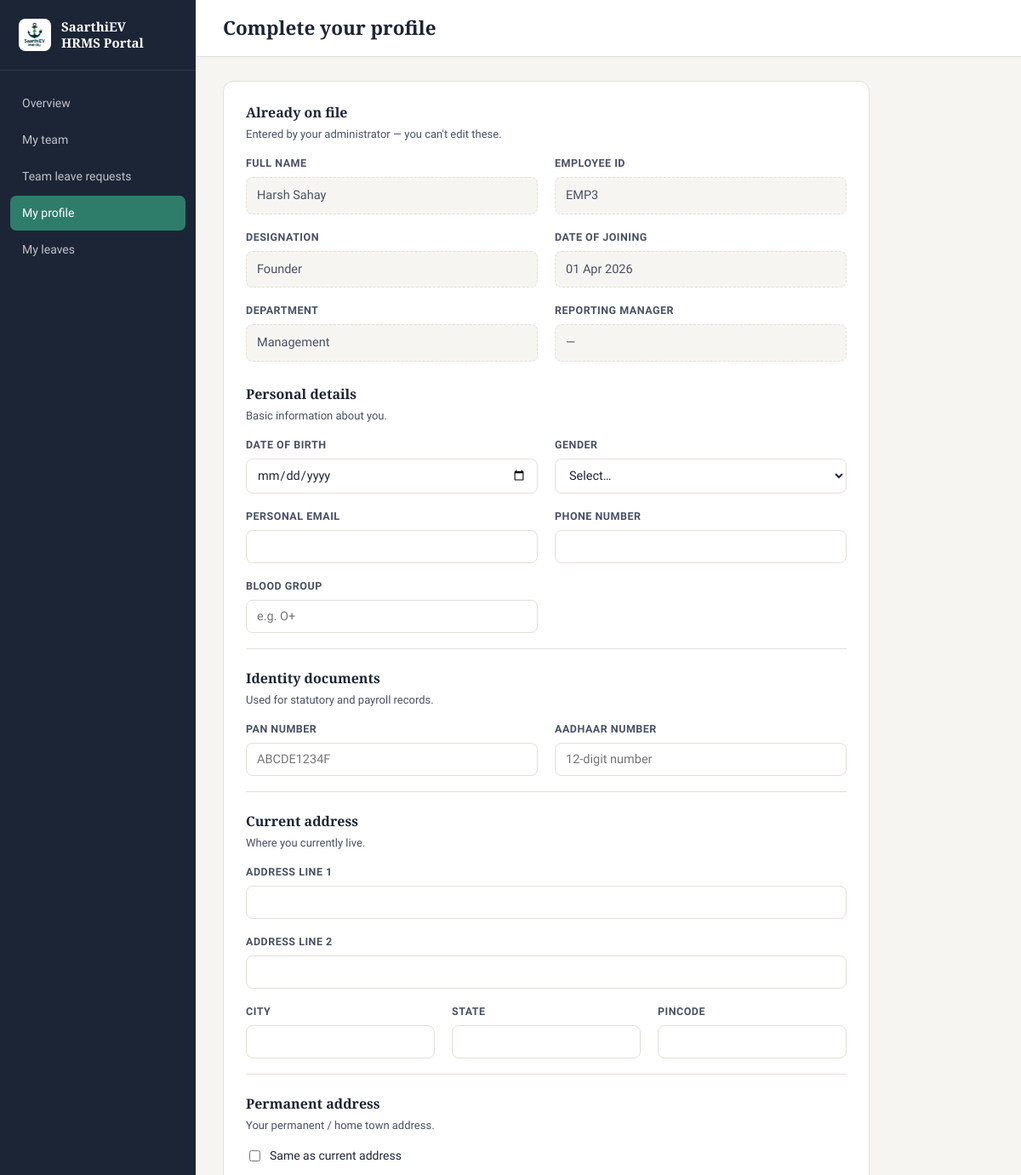
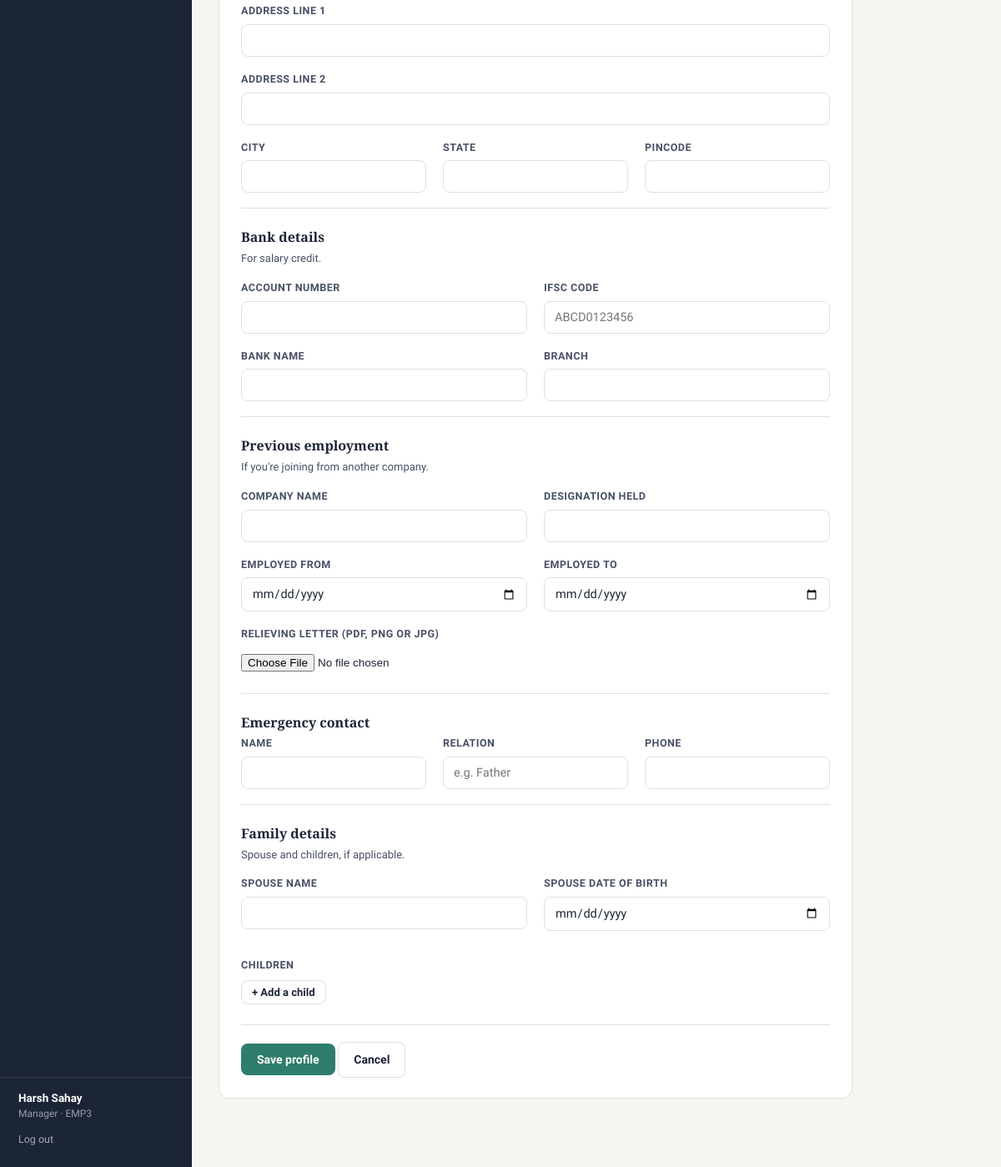
Screenshot of /employee/profile/edit (signed in) with the database file from the repository (2 pictures, top to bottom).
### models.py (models this page shows, shortened)
class EmployeeProfile(db.Model):
    id = db.Column(db.Integer, primary_key=True)
    user_id = db.Column(db.Integer, db.ForeignKey("user.id"), nullable=False, unique=True)
    full_name = db.Column(db.String(150), nullable=False)
    designation = db.Column(db.String(100))
    department = db.Column(db.String(100))
    date_of_joining = db.Column(db.Date)
    reporting_manager_id = db.Column(db.Integer, db.ForeignKey("user.id"), nullable=True)
    date_of_birth = db.Column(db.Date)
    gender = db.Column(db.String(20))
    personal_email = db.Column(db.String(120))
    phone_number = db.Column(db.String(20))
    blood_group = db.Column(db.String(10))
    pan_number = db.Column(db.String(20))
    aadhaar_number = db.Column(db.String(20))
    current_address_line1 = db.Column(db.String(200))
    current_address_line2 = db.Column(db.String(200))
    current_city = db.Column(db.String(100))
    current_state = db.Column(db.String(100))
    current_pincode = db.Column(db.String(10))
    permanent_address_line1 = db.Column(db.String(200))
    permanent_address_line2 = db.Column(db.String(200))
    permanent_city = db.Column(db.String(100))
    permanent_state = db.Column(db.String(100))
    permanent_pincode = db.Column(db.String(10))
    same_as_current = db.Column(db.Boolean, default=False)
    bank_account_number = db.Column(db.String(40))
    bank_ifsc_code = db.Column(db.String(20))
    bank_name = db.Column(db.String(100))
    bank_branch = db.Column(db.String(100))
    previous_company_name = db.Column(db.String(150))
    previous_designation = db.Column(db.String(100))
    previous_employment_from = db.Column(db.Date)
    previous_employment_to = db.Column(db.Date)
    relieving_letter_filename = db.Column(db.String(255))
    emergency_contact_name = db.Column(db.String(150))
    emergency_contact_relation = db.Column(db.String(50))
    emergency_contact_phone = db.Column(db.String(20))
    spouse_name = db.Column(db.String(150))
    spouse_dob = db.Column(db.Date)
    profile_completed = db.Column(db.Boolean, default=False)
    updated_at = db.Column(db.DateTime, default=datetime.utcnow, onupdate=datetime.utcnow)
    reporting_manager = db.relationship("User", foreign_keys=[reporting_manager_id])
    children = db.relationship("Child", backref="profile", cascade="all, delete-orphan")

class User(db.Model, UserMixin):
    id = db.Column(db.Integer, primary_key=True)
    employee_code = db.Column(db.String(20), unique=True, nullable=False)  # e.g. EMP1001
    password_hash = db.Column(db.String(255), nullable=False)
    role = db.Column(db.String(20), nullable=False, default="employee")  # admin / manager / employee
    must_change_password = db.Column(db.Boolean, default=True)
    is_active = db.Column(db.Boolean, nullable=False, default=True)
    created_at = db.Column(db.DateTime, default=datetime.utcnow)
    profile = db.relationship("EmployeeProfile", backref="user", uselist=False,
                               cascade="all, delete-orphan",
                               foreign_keys="EmployeeProfile.user_id")

### routes.py (the view, shortened to what this page needs)
    @app.route("/employee/profile/edit", methods=["GET", "POST"])
    @role_required("employee", "manager")
    def employee_edit_profile():
        profile = current_user.profile
        return render_template("employee/edit_profile.html", profile=profile, form=None)

### templates/employee/edit_profile.html (shortened to what this page needs)
{% extends "base.html" %}
{% block page_title %}Complete your profile{% endblock %}
{% block content %}
<div class="card" style="max-width: 760px;">
  <div class="section-title">Already on file</div>
  <div class="section-sub">Entered by your administrator — you can't edit these.</div>
  <div class="grid-2" style="margin-bottom: 8px;">
    <div class="field"><label>Full name</label><div class="locked-field">{{ profile.full_name }}</div></div>
    <div class="field"><label>Employee ID</label><div class="locked-field">{{ current_user.employee_code }}</div></div>
    <div class="field"><label>Designation</label><div class="locked-field">{{ profile.designation or '—' }}</div></div>
    <div class="field"><label>Date of joining</label><div class="locked-field">{{ profile.date_of_joining.strftime('%d %b %Y') if profile.date_of_joining else '—' }}</div></div>
    <div class="field"><label>Department</label><div class="locked-field">{{ profile.department or '—' }}</div></div>
    <div class="field"><label>Reporting manager</label><div class="locked-field">{{ profile.reporting_manager.profile.full_name if profile.reporting_manager else '—' }}</div></div>
  </div>
  <form method="POST" enctype="multipart/form-data">
    <div class="section-title">Personal details</div>
    <div class="section-sub">Basic information about you.</div>
    <div class="grid-2">
      <div class="field">
        <label for="date_of_birth">Date of birth</label>
        <input type="date" id="date_of_birth" name="date_of_birth"
               value="{{ profile.date_of_birth.isoformat() if profile.date_of_birth else '' }}">
      </div>
      <div class="field">
        <label for="gender">Gender</label>
        <select id="gender" name="gender">
          <option value="">Select…</option>
        </select>
      </div>
      <div class="field">
        <label for="personal_email">Personal email</label>
        <input type="email" id="personal_email" name="personal_email" value="{{ profile.personal_email or '' }}">
      </div>
      <div class="field">
        <label for="phone_number">Phone number</label>
        <input type="tel" id="phone_number" name="phone_number" value="{{ profile.phone_number or '' }}">
      </div>
      <div class="field">
        <label for="blood_group">Blood group</label>
        <input type="text" id="blood_group" name="blood_group" placeholder="e.g. O+" value="{{ profile.blood_group or '' }}">
      </div>
    </div>
    <div class="section-title">Identity documents</div>
    <div class="section-sub">Used for statutory and payroll records.</div>
    <div class="grid-2">
      <div class="field">
        <label for="pan_number">PAN number</label>
        <input type="text" id="pan_number" name="pan_number" placeholder="ABCDE1234F" maxlength="10"
               value="{{ profile.pan_number or '' }}" style="text-transform:uppercase;">
      </div>
      <div class="field">
        <label for="aadhaar_number">Aadhaar number</label>
        <input type="text" id="aadhaar_number" name="aadhaar_number" placeholder="12-digit number" maxlength="14"
               value="{{ profile.aadhaar_number or '' }}">
      </div>
    </div>
    <div class="section-title">Current address</div>
    <div class="section-sub">Where you currently live.</div>
    <div class="field">
      <label for="current_address_line1">Address line 1</label>
      <input type="text" id="current_address_line1" name="current_address_line1" value="{{ profile.current_address_line1 or '' }}">
    </div>
    <div class="field">
      <label for="current_address_line2">Address line 2</label>
      <input type="text" id="current_address_line2" name="current_address_line2" value="{{ profile.current_address_line2 or '' }}">
    </div>
    <div class="grid-3">
      <div class="field">
        <label for="current_city">City</label>
        <input type="text" id="current_city" name="current_city" value="{{ profile.current_city or '' }}">
      </div>
      <div class="field">
        <label for="current_state">State</label>
        <input type="text" id="current_state" name="current_state" value="{{ profile.current_state or '' }}">
      </div>
      <div class="field">
        <label for="current_pincode">Pincode</label>
        <input type="text" id="current_pincode" name="current_pincode" value="{{ profile.current_pincode or '' }}">
      </div>
    </div>
    <div class="section-title">Permanent address</div>
    <div class="section-sub">Your permanent / home town address.</div>
    <div class="checkbox-row">
      <input type="checkbox" id="same_as_current" name="same_as_current"
             {{ 'checked' if profile.same_as_current }} onchange="togglePermanent()">
      <label for="same_as_current">Same as current address</label>
    </div>
    <div id="permanent-fields">
      <div class="field">
        <label for="permanent_address_line1">Address line 1</label>
        <input type="text" id="permanent_address_line1" name="permanent_address_line1" value="{{ profile.permanent_address_line1 or '' }}">
      </div>
      <div class="field">
        <label for="permanent_address_line2">Address line 2</label>
        <input type="text" id="permanent_address_line2" name="permanent_address_line2" value="{{ profile.permanent_address_line2 or '' }}">
      </div>
      <div class="grid-3">
        <div class="field">
          <label for="permanent_city">City</label>
          <input type="text" id="permanent_city" name="permanent_city" value="{{ profile.permanent_city or '' }}">
        </div>
        <div class="field">
          <label for="permanent_state">State</label>
          <input type="text" id="permanent_state" name="permanent_state" value="{{ profile.permanent_state or '' }}">
        </div>
        <div class="field">
          <label for="permanent_pincode">Pincode</label>
          <input type="text" id="permanent_pincode" name="permanent_pincode" value="{{ profile.permanent_pincode or '' }}">
        </div>
      </div>
    </div>
    <div class="section-title">Bank details</div>
    <div class="section-sub">For salary credit.</div>
    <div class="grid-2">
      <div class="field">
        <label for="bank_account_number">Account number</label>
        <input type="text" id="bank_account_number" name="bank_account_number" value="{{ profile.bank_account_number or '' }}">
      </div>
      <div class="field">
        <label for="bank_ifsc_code">IFSC code</label>
        <input type="text" id="bank_ifsc_code" name="bank_ifsc_code" placeholder="ABCD0123456" maxlength="11"
               value="{{ profile.bank_ifsc_code or '' }}" style="text-transform:uppercase;">
      </div>
      <div class="field">
        <label for="bank_name">Bank name</label>
        <input type="text" id="bank_name" name="bank_name" value="{{ profile.bank_name or '' }}">
      </div>
      <div class="field">
        <label for="bank_branch">Branch</label>
        <input type="text" id="bank_branch" name="bank_branch" value="{{ profile.bank_branch or '' }}">
      </div>
    </div>
    <div class="section-title">Previous employment</div>
    <div class="section-sub">If you're joining from another company.</div>
    <div class="grid-2">
      <div class="field">
        <label for="previous_company_name">Company name</label>
        <input type="text" id="previous_company_name" name="previous_company_name" value="{{ profile.previous_company_name or '' }}">
      </div>
      <div class="field">
        <label for="previous_designation">Designation held</label>
        <input type="text" id="previous_designation" name="previous_designation" value="{{ profile.previous_designation or '' }}">
      </div>
      <div class="field">
        <label for="previous_employment_from">Employed from</label>
        <input type="date" id="previous_employment_from" name="previous_employment_from"
               value="{{ profile.previous_employment_from.isoformat() if profile.previous_employment_from else '' }}">
      </div>
      <div class="field">
        <label for="previous_employment_to">Employed to</label>
        <input type="date" id="previous_employment_to" name="previous_employment_to"
               value="{{ profile.previous_employment_to.isoformat() if profile.previous_employment_to else '' }}">
      </div>
    </div>
    <div class="field">
      <label for="relieving_letter">Relieving letter (PDF, PNG or JPG)</label>
      <input type="file" id="relieving_letter" name="relieving_letter" accept=".pdf,.png,.jpg,.jpeg">
    </div>
    <div class="section-title">Emergency contact</div>
    <div class="grid-3">
      <div class="field">
        <label for="emergency_contact_name">Name</label>
        <input type="text" id="emergency_contact_name" name="emergency_contact_name" value="{{ profile.emergency_contact_name or '' }}">
      </div>
      <div class="field">
        <label for="emergency_contact_relation">Relation</label>
        <input type="text" id="emergency_contact_relation" name="emergency_contact_relation" placeholder="e.g. Father" value="{{ profile.emergency_contact_relation or '' }}">
      </div>
      <div class="field">
        <label for="emergency_contact_phone">Phone</label>
        <input type="tel" id="emergency_contact_phone" name="emergency_contact_phone" value="{{ profile.emergency_contact_phone or '' }}">
      </div>
    </div>
    <div class="section-title">Family details</div>
    <div class="section-sub">Spouse and children, if applicable.</div>
    <div class="grid-2">
      <div class="field">
        <label for="spouse_name">Spouse name</label>
        <input type="text" id="spouse_name" name="spouse_name" value="{{ profile.spouse_name or '' }}">
      </div>
      <div class="field">
        <label for="spouse_dob">Spouse date of birth</label>
        <input type="date" id="spouse_dob" name="spouse_dob"
               value="{{ profile.spouse_dob.isoformat() if profile.spouse_dob else '' }}">
      </div>
    </div>
    <label style="display:block; font-size: 12.5px; font-weight:600; text-transform:uppercase; letter-spacing:.04em; color: var(--ink-soft); margin: 14px 0 8px;">Children</label>
    <button type="button" class="btn btn-outline btn-sm" onclick="addChildRow()" style="margin-bottom: 24px;">+ Add a child</button>
    <div style="border-top: 1px solid var(--line); padding-top: 20px;">
      <button type="submit" class="btn btn-primary">Save profile</button>
      <a href="{{ url_for('employee_view_own_profile') }}" class="btn btn-outline">Cancel</a>
    </div>
  </form>
</div>
{% endblock %}

### templates/base.html (shortened to what this page needs)
<!DOCTYPE html>
<html lang="en">
<head>
  <link rel="stylesheet" href="{{ url_for('static', filename='css/style.css') }}">
</head>
<body>
  <div class="shell">
    <aside class="sidebar">
      <div class="brand">
        <span class="brand-logo-chip"><img src="{{ url_for('static', filename='img/logo.png') }}" alt="SaarthiEV Mobility"></span>
        <span class="word">SaarthiEV<br>HRMS Portal</span>
      </div>
      <nav>
        {% if current_user.role == 'admin' %}
          <a href="{{ url_for('admin_dashboard') }}" class="{{ 'active' if request.endpoint == 'admin_dashboard' }}">Overview</a>
          <a href="{{ url_for('admin_employee_list') }}" class="{{ 'active' if request.endpoint in ['admin_employee_list','admin_view_employee'] }}">All people</a>
          <a href="{{ url_for('admin_create_employee') }}" class="{{ 'active' if request.endpoint == 'admin_create_employee' }}">Add employee</a>
          <a href="{{ url_for('admin_manager_list') }}" class="{{ 'active' if request.endpoint == 'admin_manager_list' }}">Managers</a>
          <a href="{{ url_for('admin_leave_types') }}" class="{{ 'active' if request.endpoint == 'admin_leave_types' }}">Leave types</a>
          <a href="{{ url_for('admin_leave_requests') }}" class="{{ 'active' if request.endpoint == 'admin_leave_requests' }}">Leave requests</a>
        {% elif current_user.role == 'manager' %}
          <a href="{{ url_for('manager_dashboard') }}" class="{{ 'active' if request.endpoint == 'manager_dashboard' }}">Overview</a>
          <a href="{{ url_for('manager_team_list') }}" class="{{ 'active' if request.endpoint in ['manager_team_list','manager_view_employee'] }}">My team</a>
          <a href="{{ url_for('manager_leave_requests') }}" class="{{ 'active' if request.endpoint == 'manager_leave_requests' }}">Team leave requests</a>
          <a href="{{ url_for('employee_view_own_profile') }}" class="{{ 'active' if request.endpoint in ['employee_view_own_profile','employee_edit_profile'] }}">My profile</a>
          <a href="{{ url_for('my_leaves') }}" class="{{ 'active' if request.endpoint in ['my_leaves','apply_leave'] }}">My leaves</a>
        {% endif %}
      </nav>
      <div class="who">
        <div class="name">{{ current_user.profile.full_name if current_user.profile else current_user.employee_code }}</div>
        <div class="role">{{ current_user.role }} · {{ current_user.employee_code }}</div>
        <form action="{{ url_for('logout') }}" method="get">
          <button type="submit">Log out</button>
        </form>
      </div>
    </aside>
    <div class="main">
      <div class="topbar">
        <h2 style="margin:0;">{% block page_title %}{% endblock %}</h2>
      </div>
      <div class="content">
        {% block content %}{% endblock %}
      </div>
    </div>
  </div>
</body>
</html>

### rows the page displays
EmployeeProfile: profile "Harsh Sahay", full_name "Harsh Sahay", designation "Founder", date_of_joining "01 Apr 2026", department "Management"
User: role "Manager", employee_code "EMP3"
